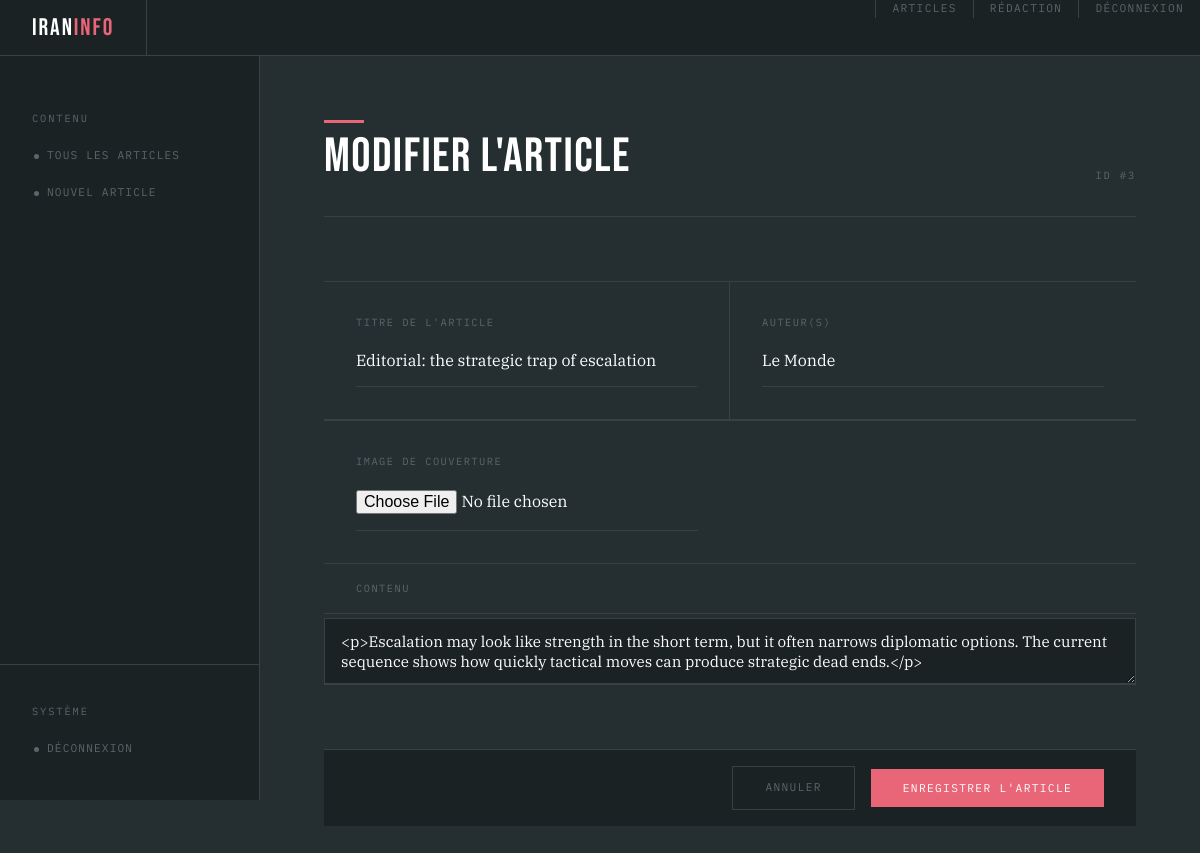
/article/edit/3 (signed in), run on the app's committed database.
### tables this page shows
CREATE TABLE article(
   id_article INT AUTO_INCREMENT,
   title VARCHAR(255) ,
   slug VARCHAR(255) ,
   content TEXT,
   summary VARCHAR(500) ,
   created_at DATETIME,
   authors TEXT,
   cover TEXT,
   PRIMARY KEY(id_article)
);

### templates/bo/article-edit.php (called while the page is built)
<?php
require __DIR__ . '/article-form.php';

### controllers/ArticleController.php (called while the page is built, shortened)
<?php
require_once __DIR__ . '/../src/Article.php';
require_once __DIR__ . '/../src/Util.php';
function handleArticleEdit(int $id): void {
    $article = Article::findById($id);
    $pageTitle = 'Modifier l\'article';
    require __DIR__ . '/../templates/bo/article-edit.php';
}

### src/Util/Html.php (called while the page is built, shortened)
<?php
function e(mixed $val): string {
    return htmlspecialchars((string)($val ?? ''), ENT_QUOTES, 'UTF-8');
}

### src/Util.php (called while the page is built, shortened)
<?php
require_once __DIR__ . '/Util/Html.php';
function e(mixed $val): string { return \Util\e($val); }

### config/db.php (called while the page is built, shortened)
<?php
function getDb(): PDO {
    $host = $_ENV['DB_HOST'] ?? getenv('DB_HOST') ?? 'db';
    $name = $_ENV['DB_NAME'] ?? getenv('DB_NAME') ?? 'iraninfo_db';
    $user = $_ENV['DB_USER'] ?? getenv('DB_USER') ?? 'root';
    $pass = $_ENV['DB_PASS'] ?? getenv('DB_PASS') ?? 'root';
    $pdo = new PDO(
        "mysql:host=$host;dbname=$name;charset=utf8mb4",
        $user,
        $pass,
        [
            PDO::ATTR_ERRMODE            => PDO::ERRMODE_EXCEPTION,
            PDO::ATTR_DEFAULT_FETCH_MODE => PDO::FETCH_ASSOC,
        ]
    );
    return $pdo;
}

### src/Article.php (called while the page is built, shortened)
<?php
require_once __DIR__ . '/../config/db.php';
require_once __DIR__ . '/Util.php';
class Article {
    public static function findById(int $id): ?array {
        $stmt = getDb()->prepare('SELECT * FROM article WHERE id_article = ?');
        $stmt->execute([$id]);
        $row = $stmt->fetch();
        return $row ?: null;
    }
}

### templates/bo/article-form.php (the view, shortened to what this page needs)
<?php
$isEdit   = !empty($article['id_article']);
require __DIR__ . '/../layout/head.php';
require __DIR__ . '/../layout/nav.php';
?>
<div class="bo-layout">
    <?php require __DIR__ . '/../layout/sidebar.php'; ?>
    <main class="bo-main">
        <div class="bo-page-header">
            <div class="bo-page-header__left">
                <span class="accent-bar"></span>
                <h1><?= e($pageTitle) ?></h1>
            </div>
            <span class="section-label">
                <?= $isEdit ? 'ID #' . e($article['id_article']) : 'Nouveau' ?>
            </span>
        </div>
        <form action="/article/save" method="post" class="article-form" enctype="multipart/form-data">
            <div class="form-row">
                <div class="field">
                    <label for="title">Titre de l'article</label>
                    <input type="text" id="title" name="title"
                        value="<?= e($article['title'] ?? '') ?>"
                        placeholder="Saisir un titre...">
                </div>
                <div class="field">
                    <label for="authors">Auteur(s)</label>
                    <input type="text" id="authors" name="authors"
                        value="<?= e($article['authors'] ?? '') ?>"
                        placeholder="Nom_Prénom1, Nom_Prénom2, etc...">
                </div>
            </div>
            <div class="form-row">
                <div class="field">
                    <label for="cover">Image de couverture</label>
                    <input type="file" id="cover" name="cover" accept="image/*">
                </div>
            </div>
            <div class="form-block form-block--editor">
                <div class="field">
                    <label class="section-label">Contenu</label>
                    <textarea id="contentEditor" name="content"><?= e($article['content'] ?? '') ?></textarea>
                </div>
            </div>
            <div class="form-actions">
                <a href="/article/list" class="btn btn--ghost">Annuler</a>
                <button type="submit" class="btn btn--primary">Enregistrer l'article</button>
            </div>
        </form>
    </main>
</div>
</body>
</html>

### data on the page
article: id_article "3", title "Editorial: the strategic trap of escalation", authors "Le Monde", content "<p>Escalation may look like strength in the short term, but it often narrows diplomatic options. The current sequence shows how quickly tactical moves can produce strategic dead ends.</p>"

### other printed values
$pageTitle "Modifier l'article"
